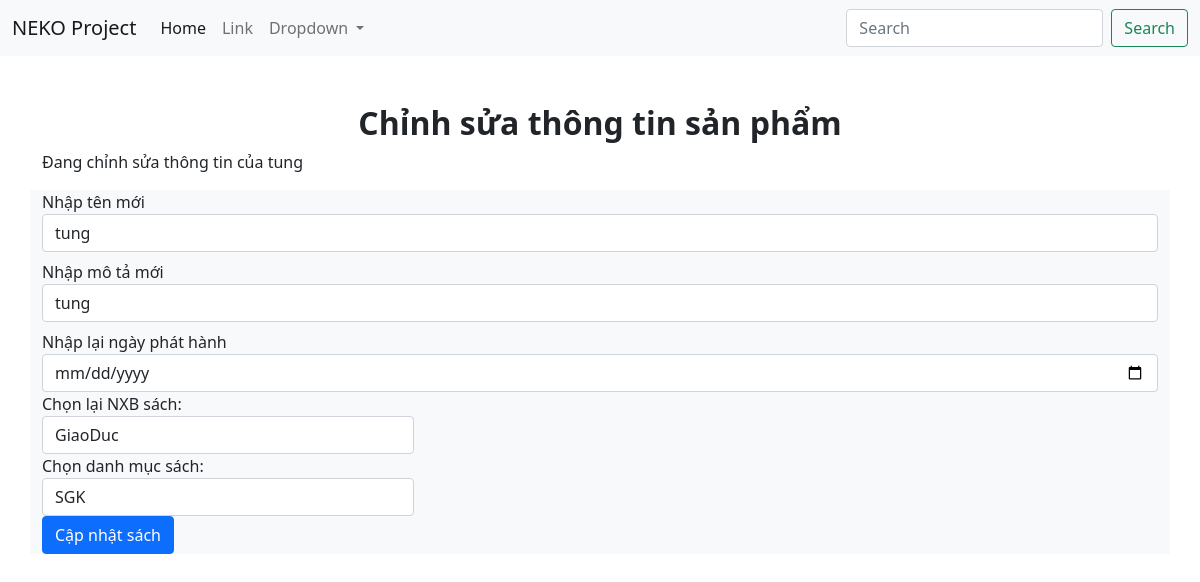
The app's page /update/1, older data.
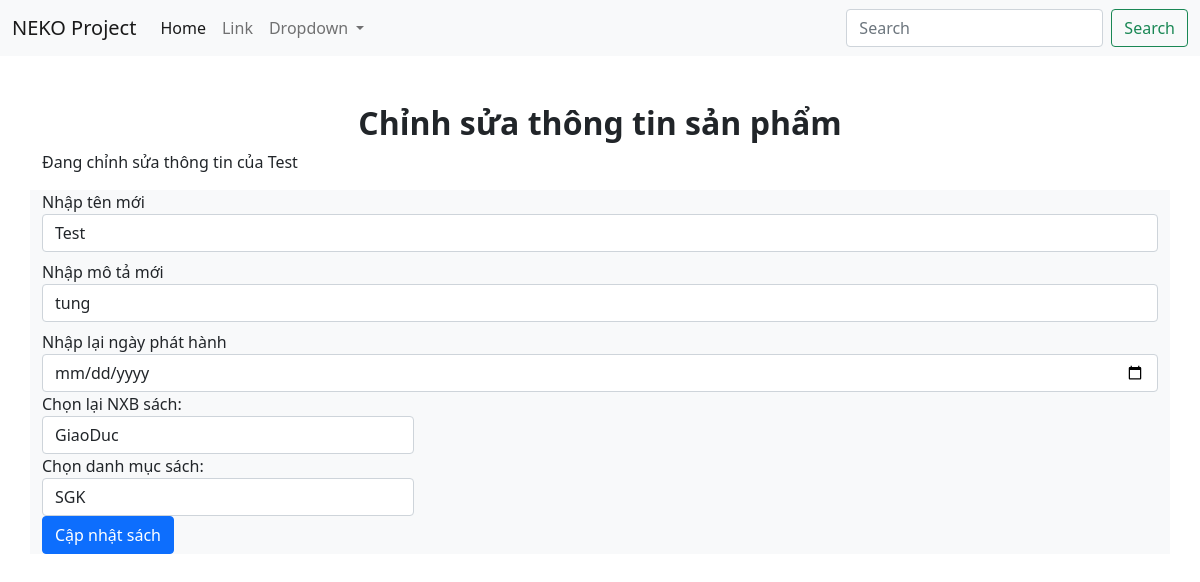
The same page, newer data.
### app/models.py (models this page shows, shortened)
class Book(models.Model):
    name = models.CharField(max_length=20,blank=False,null=False)
    desc = models.CharField(max_length=100,blank=False,null=False)
    date = models.DateField()
    provider = models.CharField(max_length=50,blank=False,null=False)
    category = models.CharField(max_length=50,blank=False,null=False)

### app/views.py (the view, shortened to what this page needs)
# urls.py: path('update/<id>',views.updateData,name="updateData"),
def updateData(request,id):
    d = Book.objects.get(id=id)
    context = {"d" : d}
    return render(request,"edit.html",context)

### templates/edit.html (shortened to what this page needs)
<!DOCTYPE html>
<html lang="en">
  <head>
    <link
      href="https://cdn.jsdelivr.net/npm/bootstrap@5.1.3/dist/css/bootstrap.min.css"
      rel="stylesheet"
    />
  </head>
  <body>
    <nav class="navbar navbar-expand-lg navbar-light bg-light">
      <div class="container-fluid">
        <a class="navbar-brand" href="/">NEKO Project</a>
        <div class="collapse navbar-collapse" id="navbarSupportedContent">
          <ul class="navbar-nav me-auto mb-2 mb-lg-0">
            <li class="nav-item">
              <a class="nav-link active" aria-current="page" href="/">Home</a>
            </li>
            <li class="nav-item">
              <a class="nav-link" href="#">Link</a>
            </li>
            <li class="nav-item dropdown">
              <a
                class="nav-link dropdown-toggle"
                href="#"
                id="navbarDropdown"
                role="button"
                data-bs-toggle="dropdown"
                aria-expanded="false"
              >
                Dropdown
              </a>
            </li>
          </ul>
          <form class="d-flex">
            <input
              class="form-control me-2"
              type="search"
              placeholder="Search"
              aria-label="Search"
            />
            <button class="btn btn-outline-success" type="submit">
              Search
            </button>
          </form>
        </div>
      </div>
    </nav>
    <div class="container">
        <h2 class="text-center fw-bold mt-5">Chỉnh sửa thông tin sản phẩm</h2>
        <p>Đang chỉnh sửa thông tin của {{d.name}}</p>
    </div>
    <div class="container mt-3 bg-light">
      <div class="row">
        <div class="col-md-12">
          <form action="/update/{{d.id}}" method="POST">
            <div class="form-group">
              <label for="">Nhập tên mới</label>
              <input
                type="text"
                class="form-control"
                name="name"
                placeholder="Nhập tên sách"
                value={{d.name}}
                id=""
              />
            </div>
            <div class="form-group mt-2">
              <label for="">Nhập mô tả mới</label>
              <input
                type="text"
                class="form-control"
                name="desc"
                placeholder="Nhập mô tả sách"
                value="{{d.desc}}"
                id=""
              />
            </div>
            <div class="form-group mt-2">
              <label for="">Nhập lại ngày phát hành</label>
              <input
                type="date"
                class="form-control"
                name="date"
                placeholder="Nhập ngày phát hành sách"
                value={{d.date}}
                id=""
              />
            </div>
            <div class="form-group col-md-4">
              <label for="provider">Chọn lại NXB sách:</label>
              <select name="provider" id="provider" class="form-control">
                <option selected>{{d.provider}}</option>
              </select>
            </div>
            <div class="form-group col-md-4">
              <label for="category">Chọn danh mục sách:</label>
              <select name="category" id="category" class="form-control">
                <option selected>{{d.category}}</option>
              </select>
            </div>
            <button type="submit" class="btn btn-primary">Cập nhật sách</button>
          </form>
        </div>
      </div>
    </div>
  </body>
</html>

Row changes from the older to the newer data that the page shows:
changed Book "tung": name "tung" → "Test"
